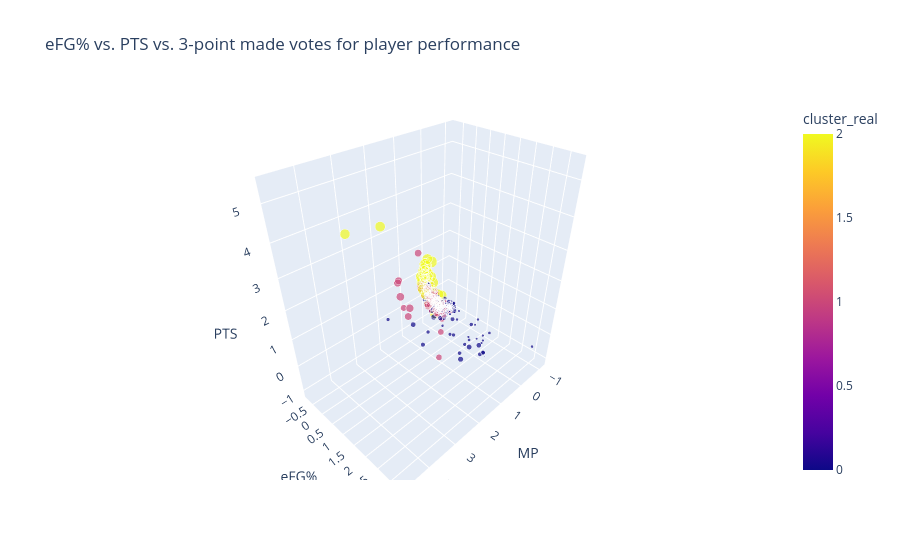

Notebook source saved alongside this figure:
### Code cell
fig = px.scatter_3d(
    performance,
    x="MP", y="eFG%", z="PTS",
    color='cluster_real', 
    size = "Salary",
    #size_max=20,
    hover_data=['Player','Salary'],
    title="eFG% vs. PTS vs. 3-point made votes for player performance")
fig.show(renderer="vscode")

### Figure 1 — Plotly figure (JSON) as saved in the notebook; plotly's stock layout.template omitted (floating-point values rounded to 4 significant figures; data arrays with more than 128 entries replaced by an {"elided": "..."} marker saying what was removed)
{"data": [{"customdata": {"elided": "341x2 mixed values"}, "hovertemplate": "MP=%{x}<br>eFG%=%{y}<br>PTS=%{z}<br>Salary=%{customdata[1]}<br>Player=%{customdata[0]}<br>cluster_real=%{marker.color}<extra></extra>", "legendgroup": "", "marker": {"color": {"elided": "341 int values"}, "coloraxis": "coloraxis", "size": {"elided": "341 float values"}, "sizemode": "area", "sizeref": 120200.0, "symbol": "circle"}, "mode": "markers", "name": "", "scene": "scene", "showlegend": false, "type": "scatter3d", "x": {"elided": "341 float values"}, "y": {"elided": "341 float values"}, "z": {"elided": "341 float values"}}], "layout": {"coloraxis": {"colorbar": {"title": {"text": "cluster_real"}}, "colorscale": [[0, "#0d0887"], [0.1111, "#46039f"], [0.2222, "#7201a8"], [0.3333, "#9c179e"], [0.4444, "#bd3786"], [0.5556, "#d8576b"], [0.6667, "#ed7953"], [0.7778, "#fb9f3a"], [0.8889, "#fdca26"], [1, "#f0f921"]]}, "legend": {"itemsizing": "constant", "tracegroupgap": 0}, "scene": {"domain": {"x": [0, 1], "y": [0, 1]}, "xaxis": {"title": {"text": "MP"}}, "yaxis": {"title": {"text": "eFG%"}}, "zaxis": {"title": {"text": "PTS"}}}, "title": {"text": "eFG% vs. PTS vs. 3-point made votes for player performance"}}}
